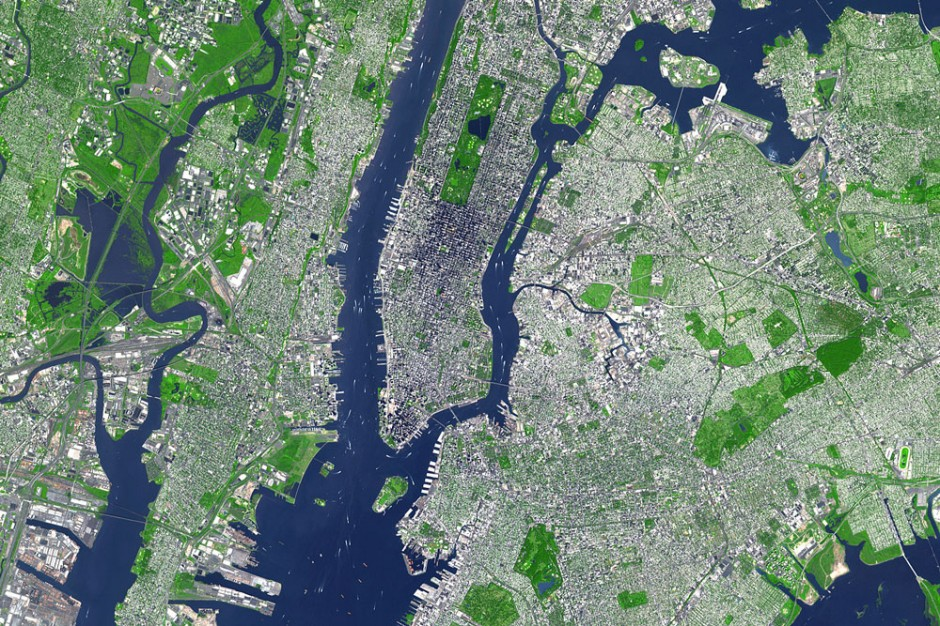
%> input picture Week3 - Linear&NonLinear Filtering Applications/nyc.jpg, 940 x 626 px
$ octave DilateErodeBW.m   (GNU Octave 9; MATLAB toolbox functions it lacks are replaced by stand-ins)
%> lines starting %> are read from the running program, lines starting %| are printed output that depends on the picture
% DilateErode.m
%  Problem 4
%  Script takes a grayscale image and exports eroded and dilated versions of it.
img = rgb2gray(imread('nyc.jpg'));
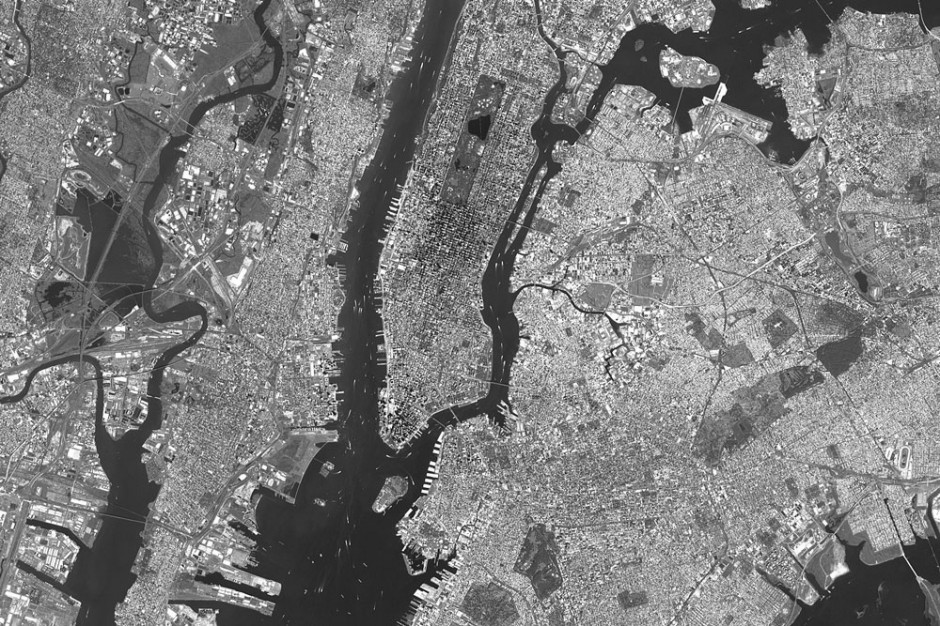
%> img: size 626x940 uint8; min 10, max 255, mean 125.3
se = strel('square',3);
dilate = imdilate(img,se);
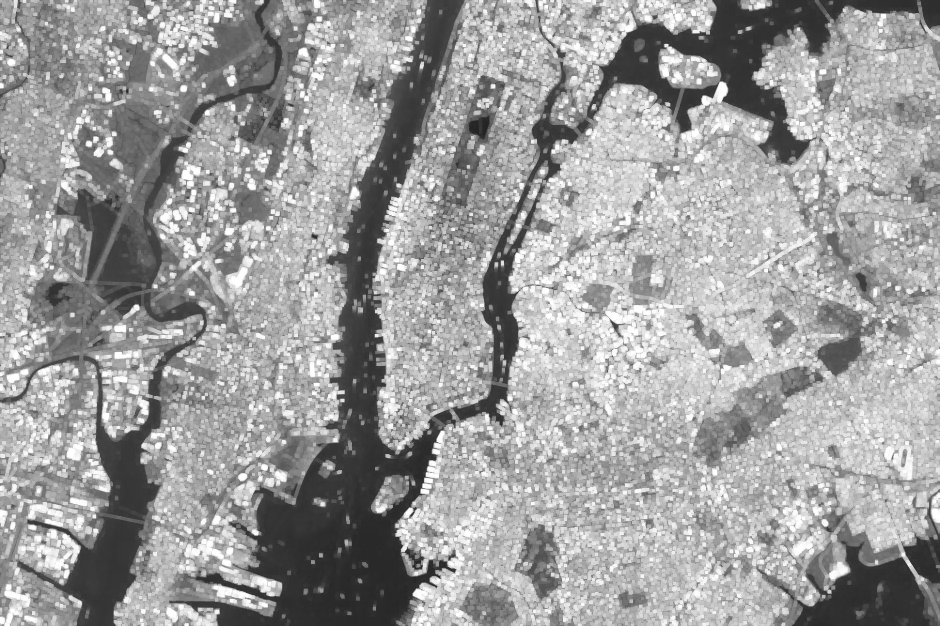
%> dilate: size 626x940 uint8; min 35, max 255, mean 157
erode = imerode(img,se);
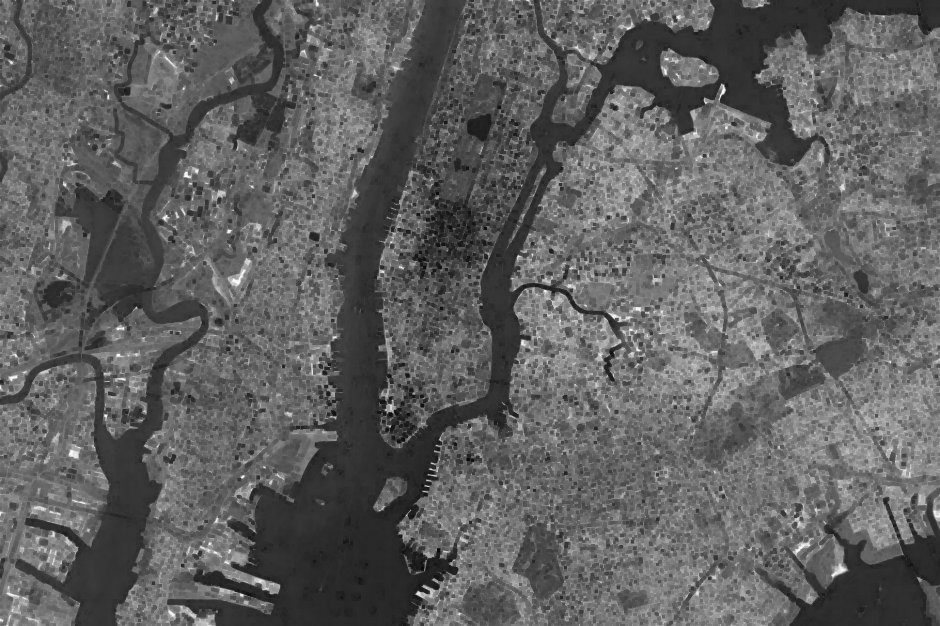
%> erode: size 626x940 uint8; min 10, max 250, mean 96.3
subplot(2,1,1),imshow(dilate);subplot(2,1,2),imshow(erode);
imwrite(dilate,'dilateNYC2.jpg');
imwrite(erode,'erodeNYC2.jpg');

$ run again, with Week3 - Linear&NonLinear Filtering Applications/bwDali.jpg copied over Week3 - Linear&NonLinear Filtering Applications/nyc.jpg
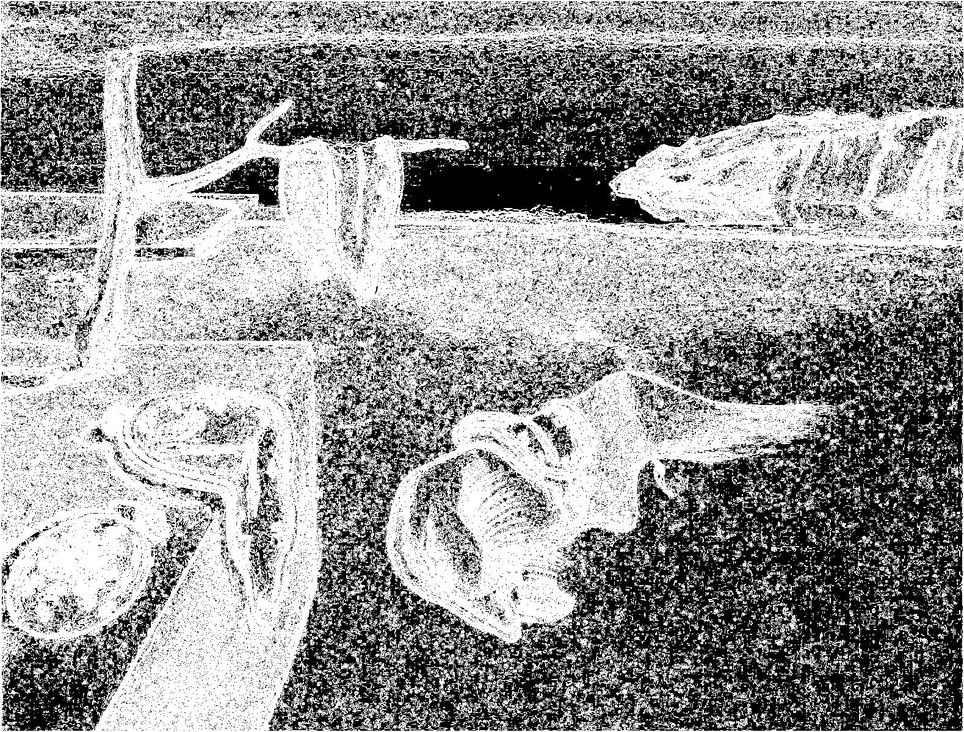
%> input picture Week3 - Linear&NonLinear Filtering Applications/bwDali.jpg, 964 x 732 px, shrunk from 1579 x 1200 before the run
%> img is the input picture: size 732x964 uint8; min 0, max 255, mean 149.4
%> `dilate = imdilate(img,se);`:
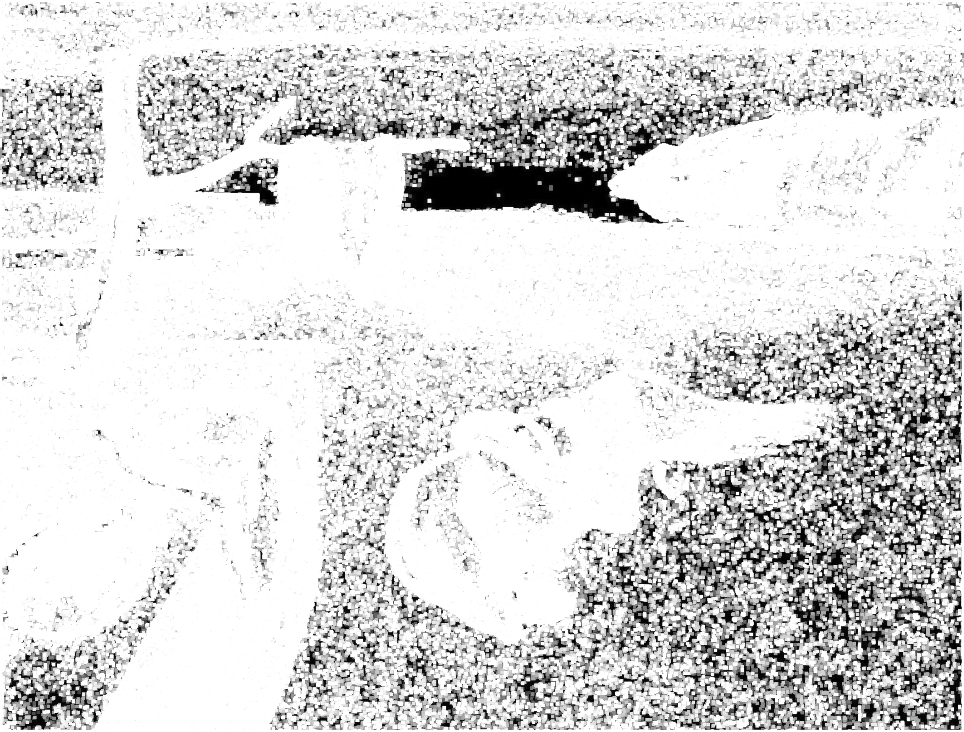
%> dilate: size 732x964 uint8; min 0, max 255, mean 217.8
%> `erode = imerode(img,se);`:
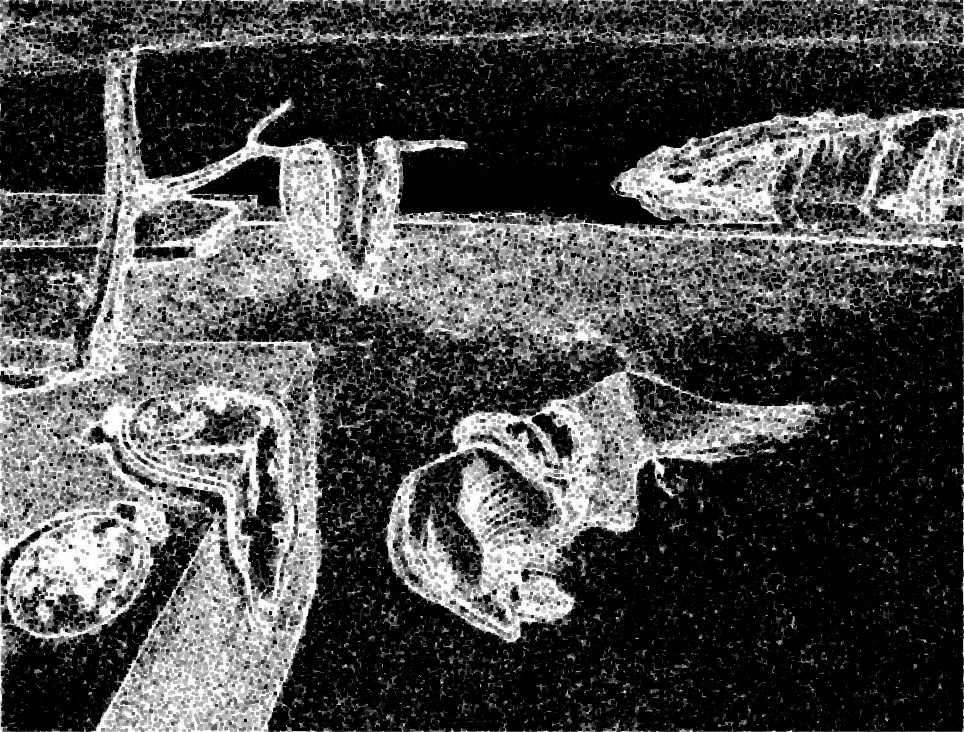
%> erode: size 732x964 uint8; min 0, max 255, mean 75.5
